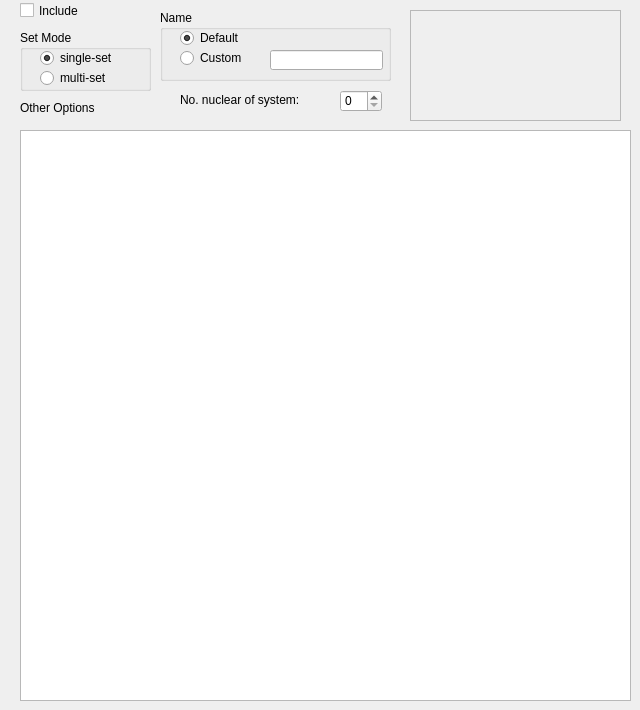
        <widget class="QWidget" name="spdo_tab">
         <property name="secname" stdset="0">
          <string>spdosection</string>
         </property>
         <property name="func" stdset="0">
          <string>find_spdo_cntrls</string>
         </property>
         <property name="ctl_list" stdset="0">
          <string>spdo_control</string>
         </property>
         <property name="sec_chk" stdset="0">
          <string>spdo_inc</string>
         </property>
         <property name="sec_str" stdset="0">
          <string>SPDO-BASIS</string>
         </property>
         <attribute name="title">
          <string>SPDO-Basis</string>
         </attribute>
         <widget class="QCheckBox" name="spdo_inc">
          <property name="geometry">
           <rect>
            <x>20</x>
            <y>0</y>
            <width>85</width>
            <height>21</height>
           </rect>
          </property>
          <property name="toolTip">
           <string>Check if you want section to be included</string>
          </property>
          <property name="text">
           <string>Include</string>
          </property>
          <property name="checked">
           <bool>false</bool>
          </property>
         </widget>
         <widget class="QLabel" name="dirfre_lab_4">
          <property name="geometry">
           <rect>
            <x>20</x>
            <y>100</y>
            <width>101</width>
            <height>16</height>
           </rect>
          </property>
          <property name="text">
           <string>Other Options</string>
          </property>
         </widget>
         <widget class="QTextEdit" name="spdo_free_text">
          <property name="geometry">
           <rect>
            <x>20</x>
            <y>130</y>
            <width>611</width>
            <height>571</height>
           </rect>
          </property>
          <property name="toolTip">
           <string>&lt;html&gt;&lt;head/&gt;&lt;body&gt;&lt;p&gt;Space for free text to enter other options&lt;/p&gt;&lt;/body&gt;&lt;/html&gt;</string>
          </property>
          <property name="quantp" stdset="0">
           <string>free</string>
          </property>
         </widget>
         <widget class="QScrollArea" name="spdoScrollArea">
          <property name="geometry">
           <rect>
            <x>410</x>
            <y>10</y>
            <width>211</width>
            <height>111</height>
           </rect>
          </property>
          <property name="widgetResizable">
           <bool>true</bool>
          </property>
          <widget class="QWidget" name="scrollAreaWidgetContents_2">
           <property name="geometry">
            <rect>
             <x>0</x>
             <y>0</y>
             <width>209</width>
             <height>109</height>
            </rect>
           </property>
           <layout class="QVBoxLayout" name="verticalLayout_2">
            <item>
             <layout class="QGridLayout" name="spdoNuclearGridLayout"/>
            </item>
           </layout>
          </widget>
         </widget>
         <widget class="QSpinBox" name="spdoNuclSBox">
          <property name="geometry">
           <rect>
            <x>340</x>
            <y>90</y>
            <width>42</width>
            <height>22</height>
           </rect>
          </property>
          <property name="singleStep">
           <number>1</number>
          </property>
          <property name="value">
           <number>0</number>
          </property>
          <property name="quantp" stdset="0">
           <string>unique</string>
          </property>
          <property name="unique_str" stdset="0">
           <string>unique_spdo_nuclear</string>
          </property>
         </widget>
         <widget class="QLabel" name="spdoNoLabel">
          <property name="geometry">
           <rect>
            <x>180</x>
            <y>90</y>
            <width>151</width>
            <height>20</height>
           </rect>
          </property>
          <property name="text">
           <string>No. nuclear of system:</string>
          </property>
         </widget>
         <widget class="QGroupBox" name="spdoSetGbox">
          <property name="geometry">
           <rect>
            <x>20</x>
            <y>30</y>
            <width>131</width>
            <height>61</height>
           </rect>
          </property>
          <property name="title">
           <string>Set Mode</string>
          </property>
          <property name="quantp" stdset="0">
           <string>unique</string>
          </property>
          <property name="unique_str" stdset="0">
           <string>unique_spdo_set</string>
          </property>
          <widget class="QRadioButton" name="spdoSingleSetRBtn">
           <property name="geometry">
            <rect>
             <x>20</x>
             <y>20</y>
             <width>89</width>
             <height>16</height>
            </rect>
           </property>
           <property name="text">
            <string>single-set</string>
           </property>
           <property name="checked">
            <bool>true</bool>
           </property>
          </widget>
          <widget class="QRadioButton" name="spdoMultiSetRbtn">
           <property name="geometry">
            <rect>
             <x>20</x>
             <y>40</y>
             <width>89</width>
             <height>16</height>
            </rect>
           </property>
           <property name="text">
            <string>multi-set</string>
           </property>
          </widget>
         </widget>
         <widget class="QGroupBox" name="spdoNameGbox">
          <property name="geometry">
           <rect>
            <x>160</x>
            <y>10</y>
            <width>231</width>
            <height>71</height>
           </rect>
          </property>
          <property name="title">
           <string>Name</string>
          </property>
          <property name="quantp" stdset="0">
           <string>unique</string>
          </property>
          <property name="unique_str" stdset="0">
           <string>unique_spdo_set</string>
          </property>
          <widget class="QRadioButton" name="spdoDefaultRBtn">
           <property name="geometry">
            <rect>
             <x>20</x>
             <y>20</y>
             <width>89</width>
             <height>16</height>
            </rect>
           </property>
           <property name="text">
            <string>Default</string>
           </property>
           <property name="checked">
            <bool>true</bool>
           </property>
          </widget>
          <widget class="QRadioButton" name="spdoCustomRbtn">
           <property name="geometry">
            <rect>
             <x>20</x>
             <y>40</y>
             <width>89</width>
             <height>16</height>
            </rect>
           </property>
           <property name="text">
            <string>Custom</string>
           </property>
          </widget>
          <widget class="QLineEdit" name="spdoCustomEdit">
           <property name="geometry">
            <rect>
             <x>110</x>
             <y>40</y>
             <width>113</width>
             <height>20</height>
            </rect>
           </property>
          </widget>
         </widget>
        </widget>
